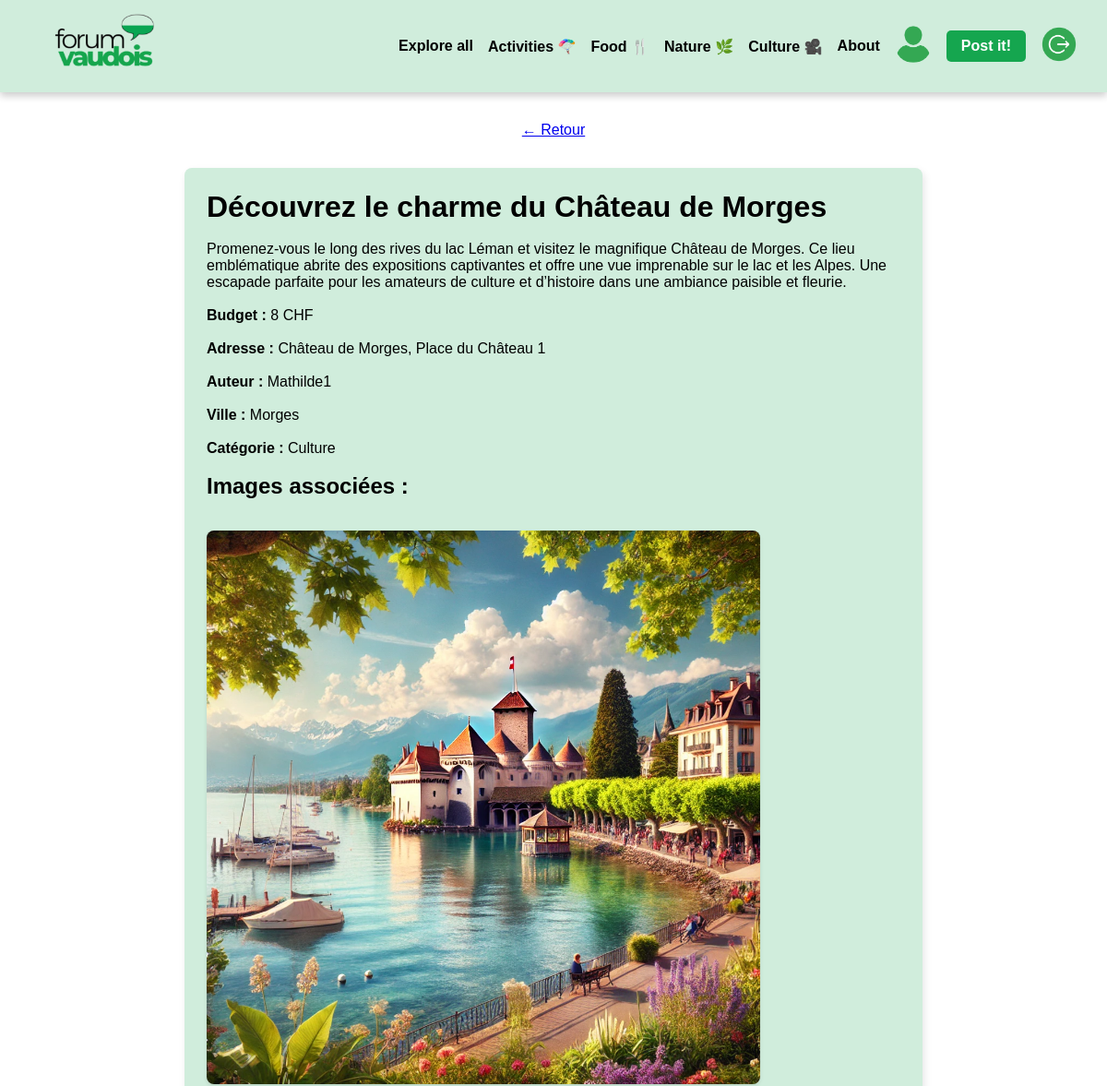
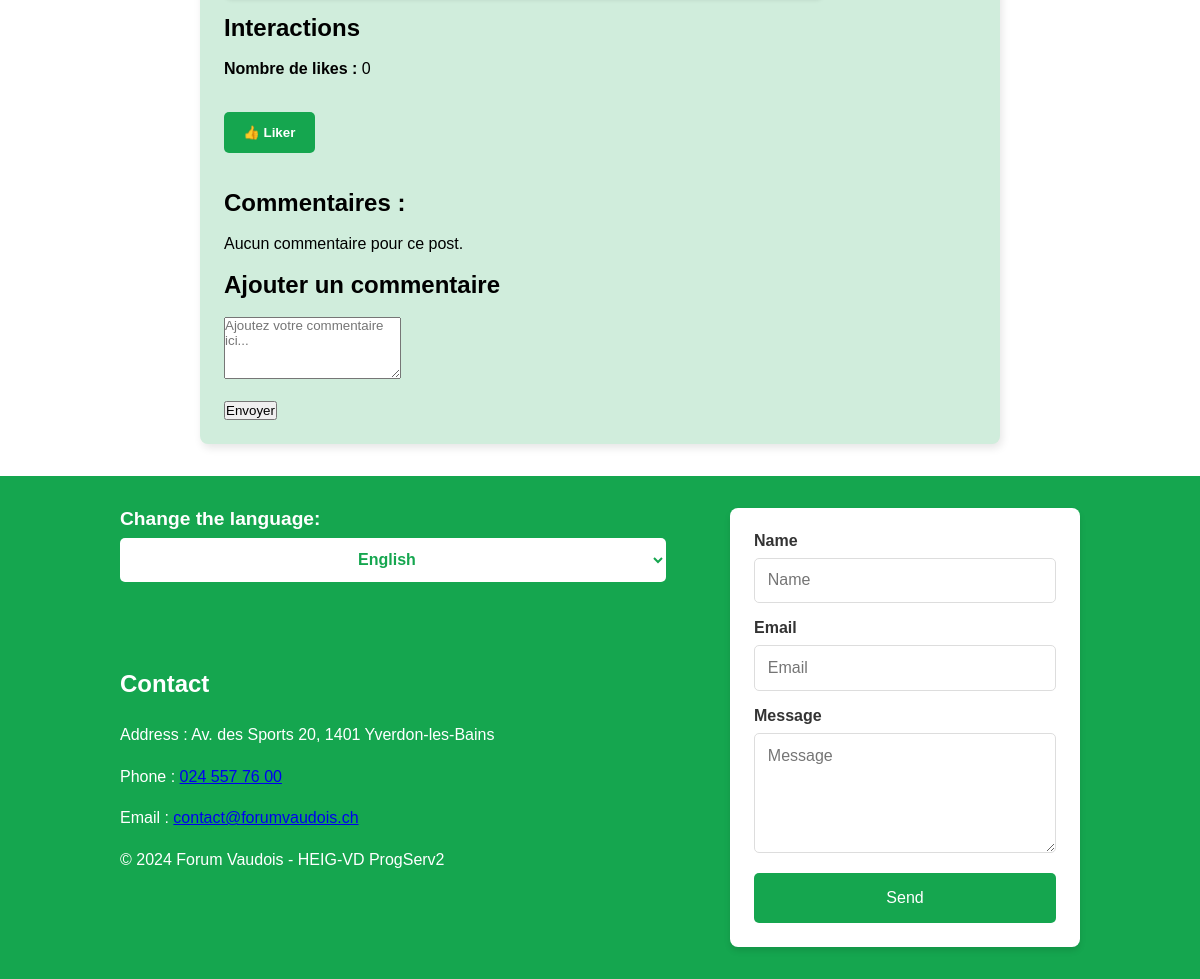
/pages/postDetails.php?id_post=19 (signed in), run on the app's committed database (2 pictures, top to bottom).
### tables this page shows
CREATE TABLE Post (
    id INTEGER PRIMARY KEY AUTOINCREMENT,
    id_user INTEGER NOT NULL,
    id_city INTEGER NOT NULL,
    id_category INTEGER NOT NULL,
    title TEXT NOT NULL,
    text TEXT NOT NULL,
    budget REAL,
    address TEXT,
    created_at DATETIME DEFAULT CURRENT_TIMESTAMP,
    last_update DATETIME DEFAULT CURRENT_TIMESTAMP,
    FOREIGN KEY (id_user) REFERENCES User(id) ON DELETE CASCADE,
    FOREIGN KEY (id_city) REFERENCES City(id),
    FOREIGN KEY (id_category) REFERENCES Category(id)
);

CREATE TABLE User (
    id INTEGER PRIMARY KEY AUTOINCREMENT,
    username TEXT NOT NULL UNIQUE,
    email TEXT NOT NULL UNIQUE,
    password TEXT NOT NULL,
    created_at DATETIME DEFAULT CURRENT_TIMESTAMP,
    token TEXT,
    isBlocked BOOLEAN DEFAULT 0,
    isVerified BOOLEAN DEFAULT 0
);

CREATE TABLE "Media" (
	"id"	INTEGER,
	"id_post"	INTEGER NOT NULL,
	"file_path"	TEXT NOT NULL,
	"upload_date"	DATETIME DEFAULT CURRENT_TIMESTAMP,
	PRIMARY KEY("id" AUTOINCREMENT),
	FOREIGN KEY("id_post") REFERENCES "User"("id") ON DELETE CASCADE
);

### src/CRUDManager/DbManagerCRUD.php (called while the page is built, shortened)
<?php
class DbManagerCRUD implements I_ApiCRUD
{
    private $db;
    public function __construct()
    {
        $config = parse_ini_file(__DIR__ . '/../../config/db.ini');
        $basePath = dirname(__DIR__, 2);
        $dsn = str_replace('%BASE_PATH%', $basePath, $config['dsn']);
        $username = $config['username'];
        $password = $config['password'];
        $this->db = new \PDO($dsn, $username, $password);
    }
    public function getUserById(int $id): ?User
    {
        $sql = "SELECT * FROM user WHERE id = :id";
        $stmt = $this->db->prepare($sql);
        $stmt->bindParam('id', $id, \PDO::PARAM_STR);
        $stmt->execute();
        $userData = $stmt->fetchAll(\PDO::FETCH_ASSOC);
        $user = null;
        if ($userData) {
            $user = new User(
                $userData[0]["username"],
                $userData[0]["email"],
                $userData[0]["password"],
                $userData[0]["token"],
                $userData[0]["id"],
                $userData[0]["isBlocked"],
                $userData[0]["isVerified"]
            );
        }
        return $user;
    }
    public function getPostById(int $id): ?Post
    {
        $sql = "SELECT * FROM Post WHERE id = :id";
        $stmt = $this->db->prepare($sql);
        $stmt->bindParam('id', $id, \PDO::PARAM_INT);
        $stmt->execute();
        $postData = $stmt->fetchAll(\PDO::FETCH_ASSOC);
        $post = null;
        if ($postData) {
            $post = new Post(
                $postData[0]['title'],
                $postData[0]['text'],
                $postData[0]['budget'],
                $postData[0]['id_user'],
                $postData[0]['id_city'],
                $postData[0]['id_category'],
                new DateTime($postData[0]['created_at']),
                new DateTime($postData[0]['last_update']),
                $postData[0]['id'],
                $postData[0]['address']
            );
        }
        return $post;
    }
    public function getLikesById(int $id_post): array
    {
        $sql = "SELECT * FROM Like WHERE id_post = :id_post";
        $stmt = $this->db->prepare($sql);
        $stmt->bindParam('id_post', $id_post, \PDO::PARAM_INT);
        $stmt->execute();
        $likes = [];
        return $likes;
    }
    public function getMediasByPostId(int $id_post): array
    {
        $sql = "SELECT * FROM Media WHERE id_post = :id_post";
        $stmt = $this->db->prepare($sql);
        $stmt->bindParam('id_post', $id_post, \PDO::PARAM_INT);
        $stmt->execute();
        $Medias = [];
        while ($row = $stmt->fetch(\PDO::FETCH_ASSOC)) {
            $Medias[] = new Media(
                $row['file_path'],
                new DateTime($row['upload_date']),
                $row['id_post']
            );
        }
        return $Medias;
    }
}

### src/Entity/Post.php (called while the page is built, shortened)
<?php
class Post
{
    private string $title;
    private string $text;
    private int $budget;
    private string $address;
    private int $author;
    private int $city;
    private int $category;
    public function __construct(string $title, string $text, int $budget, int $author, int $city, int $category, DateTime $created_at, DateTime $last_update, int $id = 0, string $address = "")
    {
        $this->author = $author;
    }
    public function setTitle(string $title): void
    {
        $this->title = $title;
    }
    public function getTitle(): string
    {
        return $this->title;
    }
    public function setText(string $text): void
    {
        $this->text = $text;
    }
    public function getText(): string
    {
        return $this->text;
    }
    public function setBudget(int $budget)
    {
        $this->budget = $budget;
    }
    public function getBudget(): int
    {
        return $this->budget;
    }
    public function setAddress(string $address)
    {
        $this->address = $address;
    }
    public function getAddress(): string
    {
        return ($this->address != "") ? $this->address : "Pas spécifiée";
    }
    public function getAuthor(): int
    {
        return $this->author;
    }
    public function setCity(int $city): void
    {
        $this->city = $city;
    }
    public function getCity(): int
    {
        return $this->city;
    }
    public function setCategory(int $category): void
    {
        $this->category = $category;
    }
    public function getCategory(): int
    {
        return $this->category;
    }
}

### src/Entity/User.php (called while the page is built, shortened)
<?php
class User
{
    private string $username;
    public function setUsername(string $username)
    {
        $options = "/^.{1,20}$/";
        $this->username = $username;
    }
    public function getUsername(): string
    {
        return $this->username;
    }
}

### src/Entity/City.php (called while the page is built, shortened)
<?php
class City
{
    private $cityName;
    public function setCityName(string $cityName)
    {
        $options = "/^.{1,50}$/";
        $this->cityName = $cityName;
    }
    public function getCityName(): string
    {
        return $this->cityName;
    }
    public static function getCityById(int $id): City
    {
        $cityData = [
            1 => "Lausanne",
            3 => "Yverdon-les-Bains",
            2 => "Montreux",
            4 => "Vevey",
            5 => "Nyon",
            7 => "Renens",
            6 => "Morges"
        ];
        return new City($cityData[$id], $id);
    }
}

### src/Entity/Category.php (called while the page is built, shortened)
<?php
class Category
{
    private string $categoryName;
    public function setCategoryName(string $categoryName)
    {
        $options = "/^.{1,20}$/";
        $this->categoryName = $categoryName;
    }
    public function getCategoryName(): string
    {
        return $this->categoryName;
    }
    public static function getCategoryById(int $id): Category
    {
        $categoryData = [
            1 => "Food",
            2 => "Activité",
            3 => "Nature",
            4 => "Culture"
        ];
        return new Category($categoryData[$id], $id);
    }
}

### src/Entity/Media.php (called while the page is built, shortened)
<?php
class Media
{
    private $file_path;
    public function setFilePath(string $filePath)
    {
        $this->file_path = $filePath;
    }
    public function getFilePath(): string
    {
        return $this->file_path;
    }
}

### pages/postDetails.php (the view, shortened to what this page needs)
<?php
$idPost = (int)$_GET['id_post'];
try {
    $dbManager = new DbManagerCRUD();
    $post = $dbManager->getPostById($idPost);
    $medias = $dbManager->getMediasByPostId($idPost);
    $likes = $dbManager->getLikesById($idPost);
    $comments = $dbManager->getCommentsById($idPost);
    $authorUser = $dbManager->getUserById($post->getAuthor())->getUsername();
} catch (Exception $e) {
    echo "Erreur lors de la récupération des données : " . htmlspecialchars($e->getMessage());
    exit;
}
$userLiked = false;
$totalLikes = count($likes);
$previousPage = $_SERVER['HTTP_REFERER'] ?? '../index.php';
?>
<!DOCTYPE html>
<html lang="fr">
<head>
    <link rel="stylesheet" href="../assets/css/style.css?v=<?= time(); ?>">
</head>
<body>
    <?php include '../components/header.php'; ?>
    <main class="main-content-post-detail">
        <a href="<?= htmlspecialchars($previousPage) ?>" class="return-link">&larr; Retour</a>
        <div class="post-detail-container">
            <h1><?= htmlspecialchars($post->getTitle()) ?></h1>
            <br>
            <p><?= nl2br(htmlspecialchars($post->getText())) ?></p><br>
            <p><strong>Budget :</strong> <?= htmlspecialchars($post->getBudget()) ?> CHF</p><br>
            <p><strong>Adresse :</strong> <?= htmlspecialchars($post->getAddress()) ?></p><br>
            <p><strong>Auteur :</strong> <?= htmlspecialchars($authorUser) ?></p><br>
            <p><strong>Ville :</strong> <?= htmlspecialchars(City::getCityById($post->getCity())->getCityName()) ?></p><br>
            <p><strong>Catégorie :</strong> <?= htmlspecialchars(Category::getCategoryById($post->getCategory())->getCategoryName()) ?></p><br>
            <?php if (!empty($medias)): ?>
                <h2>Images associées :</h2>
                <br>
                <div class="media-container">
                    <?php foreach ($medias as $media): ?>
                        <img src="../uploads/<?= htmlspecialchars($media->getFilePath()) ?>" alt="Image associée au post"><br><br>
                    <?php endforeach; ?>
                </div>
            <?php else: ?>
                <p>Aucune image associée à ce post.</p><br>
            <?php endif; ?>
            <h2>Interactions</h2>
            <br>
            <p><strong>Nombre de likes :</strong> <?= $totalLikes ?></p><br>
            <form method="post" action="likePost.php">
                <button type="submit" class="like-button" <?= $userLiked ? 'disabled' : '' ?>>👍 Liker</button>
            </form><br><br>
            <h2>Commentaires :</h2>
            <br>
            <?php if (!empty($comments)): ?>
                <ul>
                    <?php foreach ($comments as $comment): ?>
                        <li>
                            <p><strong>Auteur :</strong> <?= htmlspecialchars($dbManager->getUserById($comment->getAuthor())->getUsername()) ?></p><br>
                            <p><?= nl2br(htmlspecialchars($comment->getText())) ?></p><br>
                        </li>
                    <?php endforeach; ?>
                </ul>
            <?php else: ?>
                <p>Aucun commentaire pour ce post.</p><br>
            <?php endif; ?>
            <h2>Ajouter un commentaire</h2>
            <br>
            <form method="post" action="addComment.php">
                <textarea name="comment" rows="4" placeholder="Ajoutez votre commentaire ici..." required></textarea><br><br>
                <button type="submit">Envoyer</button>
            </form>
        </div>
    </main>
    <?php include '../components/footer.php'; ?>
</body>
</html>

### assets/css/style.css (style rules this page uses)
* { margin: 0; padding: 0; box-sizing: border-box; font-family: "Arial", sans-serif; }
html, body { height: 100%; }
.main-content-post-detail { display: flex; flex-direction: column; align-items: center; gap: 2rem; padding: 2rem; }
.post-detail-container { background-color: #d0eddc; border-radius: 8px; width: 90%; max-width: 800px; padding: 1.5rem; box-shadow: 2px 4px 8px rgba(0, 0, 0, 0.1); }
.media-container { display: flex; gap: 1rem; flex-wrap: wrap; margin-top: 1rem; }
.like-button { background-color: #15a64f; color: #fff; padding: 0.8rem 1.2rem; border: none; border-radius: 5px; cursor: pointer; font-weight: bold; margin-top: 1rem; transition: background-color 0.3s ease; }
.media-container img { width: 100%; max-width: 600px; height: auto; border-radius: 8px; box-shadow: 0 2px 4px rgba(0, 0, 0, 0.1); margin-bottom: 1rem; }

### data on the page
post: title "Découvrez le charme du Château de Morges", text "Promenez-vous le long des rives du lac Léman et visitez le magnifique Château de Morges. Ce lieu emblématique abrite des expositions captivantes et offre une vue imprenable sur le lac et les Alpes. Une escapade parfaite pour les amateurs de culture et d’histoire dans une ambiance paisible et fleurie.", budget "8", address "Château de Morges, Place du Château 1", id_user.username "Mathilde1", id_city "Morges", id_category "Culture"
media: file_path (picture)

### other printed values
$messages['nav_all'] "Explore all"
$messages['nav_activities'] "Activities 🪂"
$messages['nav_food'] "Food 🍴"
$messages['nav_nature'] "Nature 🌿​"
$messages['nav_culture'] "Culture ​​🎥​"
$messages['nav_about'] "About"
$totalLikes "0"
$messages['change_language'] "Change the language:"
$messages['footer_title'] "Contact"
$messages['footer_address'] "Address"
$messages['footer_phone'] "Phone"
$messages['footer_email'] "Email"
$messages['footer_form_name'] "Name"
$messages['footer_form_email'] "Email"
$messages['footer_form_message'] "Message"
